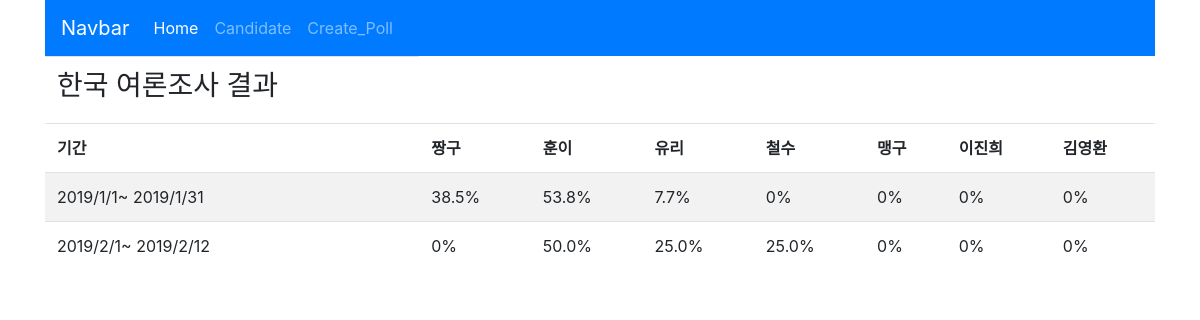
/candidate/areas/한국/results, run on the app's committed database.
### elections/models.py (models this page shows, shortened)
class Candidate(models.Model):
    name = models.CharField(max_length=10)
    introduction = models.TextField()
    area = models.CharField(max_length=15)
    party_number = models.IntegerField(default=1)

### elections/views.py (the view)
# urls.py: re_path('candidate/areas/(?P<area>.+)/results$', views.results),
def results(request, area):
    candidates = Candidate.objects.filter(area = area)
    polls = Poll.objects.filter(area = area)
    poll_result = []
    for poll in polls:
        result = {}
        result['start_date'] = poll.start_date
        result['end_date'] = poll.end_date
        total_votes = Choice.objects.filter(poll_id = poll.id).aggregate(Sum('votes'))
        result['total_votes'] = total_votes['votes__sum']
        rates = []
        for candidate in candidates:
            try:
                choice = Choice.objects.get(poll_id = poll.id, candidate_id = candidate.id)
                rates.append(round(choice.votes * 100 / result['total_votes'], 1))
            except:
                rates.append(0)
        result['rates'] = rates
        poll_result.append(result)
    context = {'candidates': candidates, 'area': area, 'poll_result': poll_result}
    return render(request, 'elections/result.html', context)

### elections/templates/elections/result.html (shortened to what this page needs)
{% extends "elections/layout.html" %}
{% block content %}
<table class="table table-striped">
    <thead>
    <tr>
        <td><h3>{{area}} 여론조사 결과</h3></td>
    </tr>
    <tr>
        <td><B>기간</B></td>
        {% for candidate in candidates %}
        <td><B>{{candidate.name}}</B></td>
        {% endfor %}
    </tr>
    </thead>
    <tbody>
    {% for result in poll_result %}
    <tr>
        <td>
            {{result.start_date.year}}/{{result.start_date.month}}/{{result.start_date.day}}~
            {{result.end_date.year}}/{{result.end_date.month}}/{{result.end_date.day}}
        </td>
        {% for rate in result.rates %}
        <td> {{rate}}%</td>
        {% endfor %}
    </tr>
    {% endfor %}
</table>
{% endblock %}

### data on the page
Candidate: name "짱구"
Candidate: name "훈이"
Candidate: name "유리"
Candidate: name "철수"
Candidate: name "맹구"
Candidate: name "이진희"
Candidate: name "김영환"

### other printed values
{{ area }} "한국"
{{ result.start_date.year }} "2019" "2019"
{{ result.start_date.month }} "1" "2"
{{ result.start_date.day }} "1" "1"
{{ result.end_date.year }} "2019" "2019"
{{ result.end_date.month }} "1" "2"
{{ result.end_date.day }} "31" "12"
{{ rate }} "38.5" "53.8" "7.7" "0" "0" "0" "0" "0" "50.0" "25.0" "25.0" "0" "0" "0"
